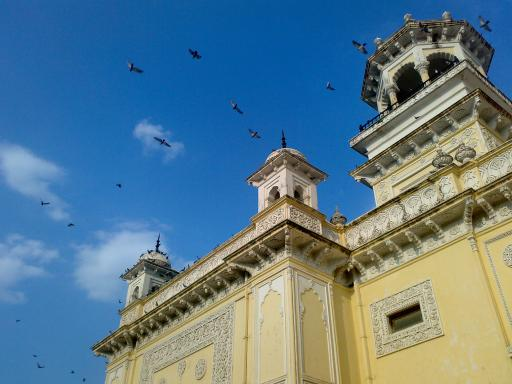
//> input picture Chapter4/home.jpg, 512 x 384 px
$ ./4.5   (built with g++ and OpenCV 4)
//> lines starting //> are read from the running program, lines starting //| are printed output that depends on the picture; after the words box and inside, x2 and y2 are one past the last pixel; in counts of white or black regions, pixels touching at a corner belong together
### Chapter4/4.5.h
#ifndef _4_5_H
#define _4_5_H
#include<iostream>
#include<opencv2/core/core.hpp>
#include<opencv2/highgui/highgui.hpp>

class ContentFinder
{
private:
	float hranges[2];//Range of BGR
	const float* ranges[3];
	int channels[3];
	float threshold;
	cv::MatND histogram;
public:
	ContentFinder();
	void setThreshold(float t);
	float getThreshold();//Get value of threshold
	void setHistogram(const cv::MatND& h);//Set the reference histogram
	cv::Mat find(const cv::Mat& image, int dim);
};
class ColorHistogram
{
public:
	ColorHistogram();
	cv::Mat colorReduce(cv::Mat& image, int div);
	cv::MatND getHistogram(cv::Mat& image);
	//void showHistogram(cv::MatND& hist);
private:
	int bins = 256;//The number of bins
	int histSize[3];
	float hranges[2];
	const float* ranges[3];
	int channels[3];

};
#endif //_4_5_H

### Chapter4/4.2.h
#ifndef _4_2_H
#define _4_2_H
#include<iostream>
#include<opencv2/core/core.hpp>
#include<opencv2/highgui/highgui.hpp>

class Histogram1D
{
private:
	int histSize[1];//项的数量
	float hranges[2];//像素的最大值和最小值
	const float* ranges[1];
	int channels[1];//仅使用一个通道

public:
	Histogram1D();
	cv::MatND getHistogram(const cv::Mat& image);//计算1D直方图
	cv::Mat getHistogramImage(const cv::Mat& image);//4.2
	cv::Mat applyLookUp(const cv::Mat& image, const cv::Mat& lookup);//4.3
	cv::Mat stretch(const cv::Mat& image, int minvalue = 0);//4.3
	cv::Mat equalize(const cv::Mat& image);
};

#endif // !_4_2_H

### Chapter4/4.5-Implement.cpp
#include"4.5.h"
#include <opencv2/imgproc/imgproc.hpp>

using namespace::std;
using namespace::cv;

/*******Class ContentFinder*******/
//Public Part:
ContentFinder::ContentFinder() :threshold(-1.0f)
{
	hranges[0] = 0.0;
	hranges[1] = 255.0;
	ranges[0] = hranges;
	ranges[1] = hranges;
	ranges[2] = hranges;
	channels[0] = 0;
	channels[1] = 1;
	channels[2] = 2;
}
void ContentFinder::setThreshold(float t)
{
	threshold = t;
}
// [4 lines left out: function getThreshold, not called in this run]
void ContentFinder::setHistogram(const MatND& h)
{
	histogram = h;
	normalize(histogram, histogram, 1.0);//Normalizing the histogram
}
Mat ContentFinder::find(const cv::Mat& image, int dim)
{
	Mat result;//The result of backprojecting
	for (int i = 0; i != dim; ++i)
	{
		calcBackProject(&image, 1, channels, histogram, result, ranges, 255.0);
	}
	if (threshold > 0.0)
	{
		cv::threshold(result, result, 255 * threshold, 255, THRESH_BINARY);
	}
	return result;
}
/*******Class ColorHistogram*******/
//Public Part:
ColorHistogram::ColorHistogram()
{
	histSize[0] = histSize[1] = histSize[2] = bins;
	hranges[0] = 0.0;
	hranges[1] = 255.0;
	ranges[0] = ranges[1] = ranges[2] = hranges;
	channels[0] = 0;
	channels[1] = 1;
	channels[2] = 2;

}
Mat ColorHistogram::colorReduce(Mat& image, int div)
{
	int nl = image.rows;
	int nc = image.cols;
	for (int j = 0; j < nl; ++j)
	{
		//得到j行的首地址
		const uchar* data_in = image.ptr<uchar>(j);//ptr是一个模板函数，须知道数据类型
		uchar* data_out = image.ptr<uchar>(j);

		double n = log10(div) / log10(2);//计算要左移的位数，即缩减因子以2为底的对数
		uchar mask = 0xff << static_cast<int>(n);//强制类型转换
		for (int i = 0; i < nc; ++i)
		{
			*data_out++ = (*data_in++ & mask) + div / 2;
			*data_out++ = (*data_in++ & mask) + div / 2;
			*data_out++ = (*data_in++ & mask) + div / 2;
			//像素处理完成
		}//整行像素处理完成
	}
	return image;
}
MatND ColorHistogram::getHistogram(Mat& image)
{
	MatND hist;
	calcHist(&image, 1, channels, cv::Mat(), hist, 3, histSize, ranges);
	return hist;
}
//void ColorHistogram::showHistogram(MatND& hist)
//{
//
//}

### Chapter4/4.5.cpp
#include"4.2.h"
#include"4.5.h"
#include<iostream>

using namespace::std;
using namespace::cv;

int main()
{

	ColorHistogram hc;
	Mat color(imread("home.jpg"));//Read a colorful image
//> color is the input picture: 384 rows x 512 cols, CV_8UC3; mean B, G, R 141.2, 123.9, 91.6
	Mat testColor(imread("building.jpg"));
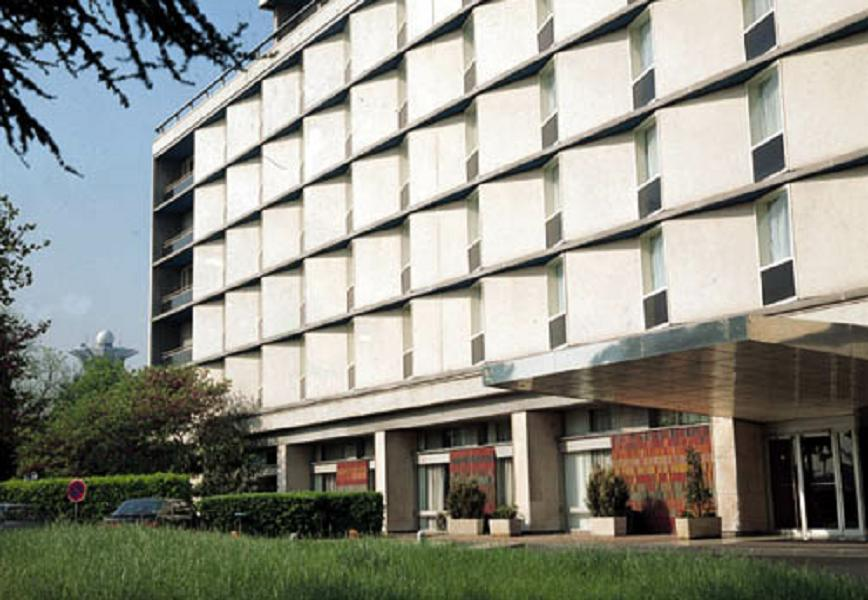
//> input picture Chapter4/building.jpg, 868 x 600 px
//> testColor is the input picture: 600 rows x 868 cols, CV_8UC3; mean B, G, R 133.7, 143.6, 142.9
	color = hc.colorReduce(color, 32);//Reduce that image's color
	//Mat imageROI(color(Rect(105, 238, 28, 28)));//Select a piece of white cloud as ROI in home image
	Mat imageROI(color(Rect(250, 230, 150, 150)));//Select a piece of building's wall as ROI in home image
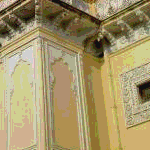
//> imageROI: 150 rows x 150 cols, CV_8UC3; mean B, G, R 105.1, 149.4, 165.3
	imshow("ROI", imageROI);
	imshow("Original image", color);

	MatND hist(hc.getHistogram(imageROI));

	ContentFinder finder;
	finder.setHistogram(hist);
	finder.setThreshold(0.05f);
	Mat result(finder.find(color, 3));
//> the loop in find, `for (int i = 0; i != dim; ++i)` made 3 passes
//> pass 1, in find, `calcBackProject(&image, 1, channels, histogram, result, ranges, 255.0);`:
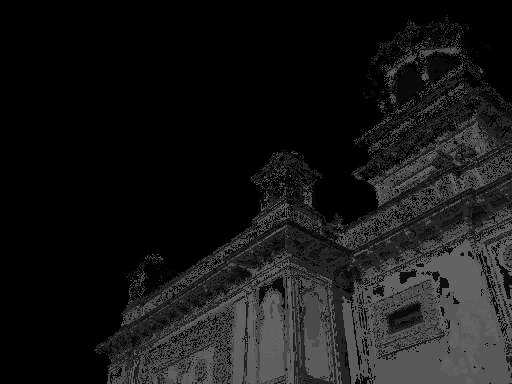
//> result: 384 rows x 512 cols, CV_8UC1; min 0, max 99, mean 23.4
//> in find, `cv::threshold(result, result, 255 * threshold, 255, THRESH_BINARY);`:
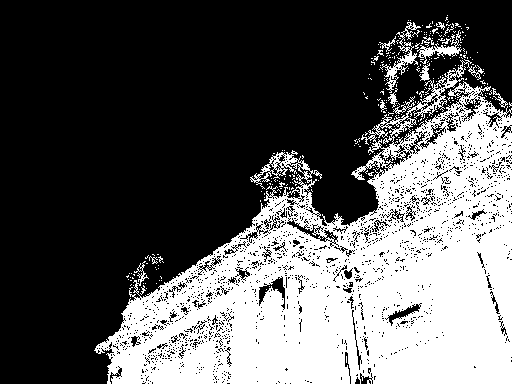
//> result: 384 rows x 512 cols, CV_8UC1; 35.8% white; 289 white regions (275 under 20 px), largest, box (x1, y1, x2, y2) and area: (94, 59, 512, 384) 68213, (380, 22, 421, 93) 557, (417, 30, 462, 64) 391
	imshow("Result image", result);
	waitKey(0);
	return 0;
}
